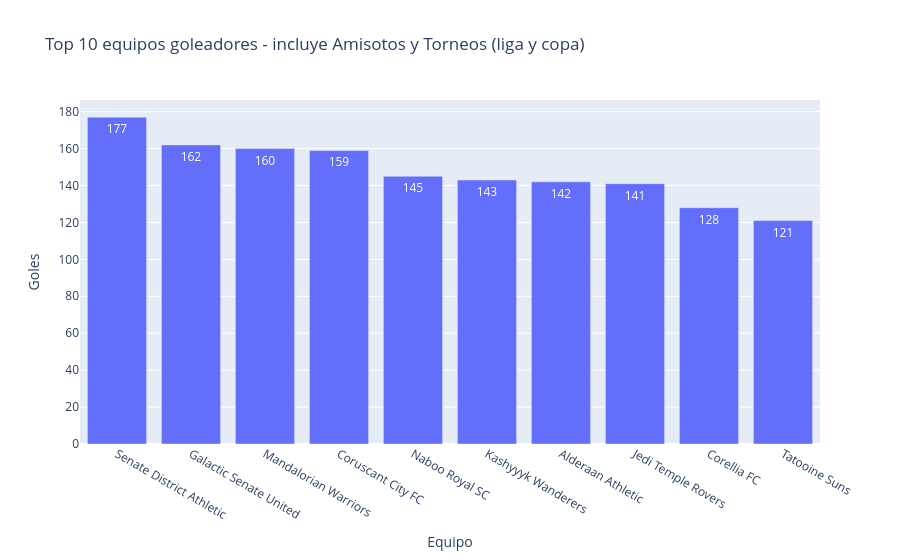

The notebook cell saved with this chart:
### Markdown cell above
**12)** Create a bar graph showing the 10 teams with the most goals scored overall (counting all tournaments and friendlies). Include the number above each bar.

### Code cell
equipos_gol = goals.groupby('goal_scorer_team')['goal_scorer_id'].count().reset_index(name='cant_goles')
equipos_gol = equipos_gol.sort_values('cant_goles', ascending=False).head(10)

px.bar(equipos_gol, 
       x='goal_scorer_team', 
       y='cant_goles', 
       title='Top 10 equipos goleadores - incluye Amisotos y Torneos (liga y copa)',
       labels={'goal_scorer_team': 'Equipo', 'cant_goles': 'Goles'},
       text='cant_goles')

### Figure 1 — Plotly figure (JSON) as saved in the notebook; plotly's stock layout.template omitted (floating-point values rounded to 4 significant figures)
{"data": [{"hovertemplate": "Equipo=%{x}<br>Goles=%{text}<extra></extra>", "legendgroup": "", "marker": {"color": "#636efa", "pattern": {"shape": ""}}, "name": "", "orientation": "v", "showlegend": false, "text": [177.0, 162.0, 160.0, 159.0, 145.0, 143.0, 142.0, 141.0, 128.0, 121.0], "textposition": "auto", "type": "bar", "x": ["Senate District Athletic", "Galactic Senate United", "Mandalorian Warriors", "Coruscant City FC", "Naboo Royal SC", "Kashyyyk Wanderers", "Alderaan Athletic", "Jedi Temple Rovers", "Corellia FC", "Tatooine Suns"], "xaxis": "x", "y": [177, 162, 160, 159, 145, 143, 142, 141, 128, 121], "yaxis": "y"}], "layout": {"barmode": "relative", "legend": {"tracegroupgap": 0}, "title": {"text": "Top 10 equipos goleadores - incluye Amisotos y Torneos (liga y copa)"}, "xaxis": {"anchor": "y", "domain": [0, 1], "title": {"text": "Equipo"}}, "yaxis": {"anchor": "x", "domain": [0, 1], "title": {"text": "Goles"}}}}
